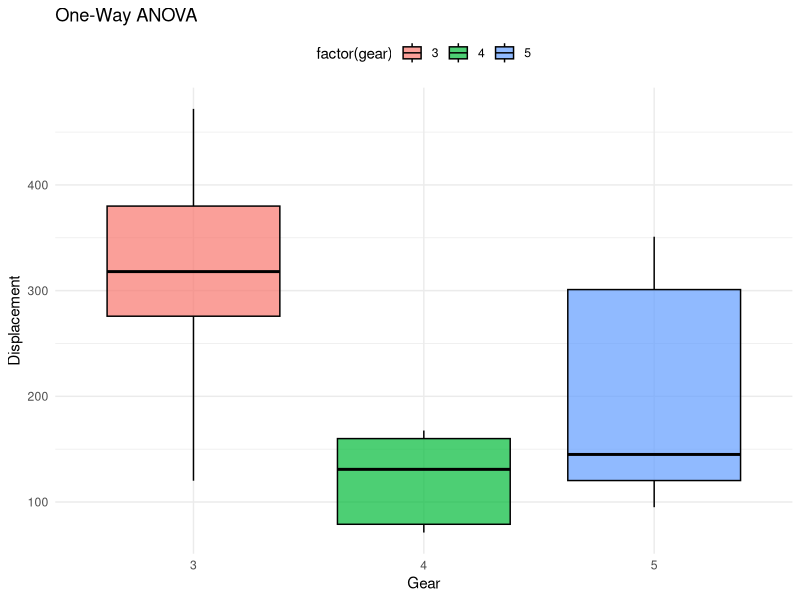

Recreate this plot in R.

#install.packages("dplyr")
#install.packages("gridExtra")
#install.packages("ggplot2")

library(ggplot2)
library(dplyr)
library(gridExtra)

head(mtcars)

mtcars_aov <- aov(mtcars$disp ~ factor(mtcars$gear))
summary(mtcars_aov)

plot1 <- ggplot(mtcars, aes(
  x = factor(gear),
  y = disp,
  fill = factor(gear)
)) +
  geom_boxplot(color = "black", alpha = 0.7) +
  labs(title = "One-Way ANOVA", x = "Gear", y = "Displacement") +
  theme_minimal() +
  theme(legend.position = "top")

grid.arrange(plot1, ncol = 1)